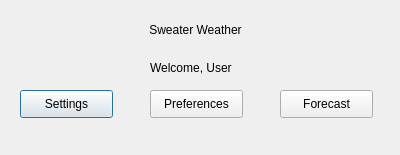
<?xml version="1.0" encoding="UTF-8"?>
<ui version="4.0">
 <class>Dialog</class>
 <widget class="QDialog" name="Dialog">
  <property name="geometry">
   <rect>
    <x>0</x>
    <y>0</y>
    <width>400</width>
    <height>155</height>
   </rect>
  </property>
  <property name="windowTitle">
   <string>Dialog</string>
  </property>
  <widget class="QPushButton" name="pushButton">
   <property name="geometry">
    <rect>
     <x>20</x>
     <y>90</y>
     <width>93</width>
     <height>28</height>
    </rect>
   </property>
   <property name="text">
    <string>Settings</string>
   </property>
  </widget>
  <widget class="QPushButton" name="pushButton_2">
   <property name="geometry">
    <rect>
     <x>150</x>
     <y>90</y>
     <width>93</width>
     <height>28</height>
    </rect>
   </property>
   <property name="text">
    <string>Preferences</string>
   </property>
  </widget>
  <widget class="QPushButton" name="pushButton_3">
   <property name="geometry">
    <rect>
     <x>280</x>
     <y>90</y>
     <width>93</width>
     <height>28</height>
    </rect>
   </property>
   <property name="text">
    <string>Forecast</string>
   </property>
  </widget>
  <widget class="QLabel" name="label">
   <property name="geometry">
    <rect>
     <x>150</x>
     <y>60</y>
     <width>91</width>
     <height>16</height>
    </rect>
   </property>
   <property name="text">
    <string>Welcome, User</string>
   </property>
  </widget>
  <widget class="QLabel" name="label_2">
   <property name="geometry">
    <rect>
     <x>130</x>
     <y>20</y>
     <width>131</width>
     <height>20</height>
    </rect>
   </property>
   <property name="text">
    <string>Sweater Weather</string>
   </property>
   <property name="alignment">
    <set>Qt::AlignCenter</set>
   </property>
  </widget>
 </widget>
 <resources/>
 <connections/>
</ui>
